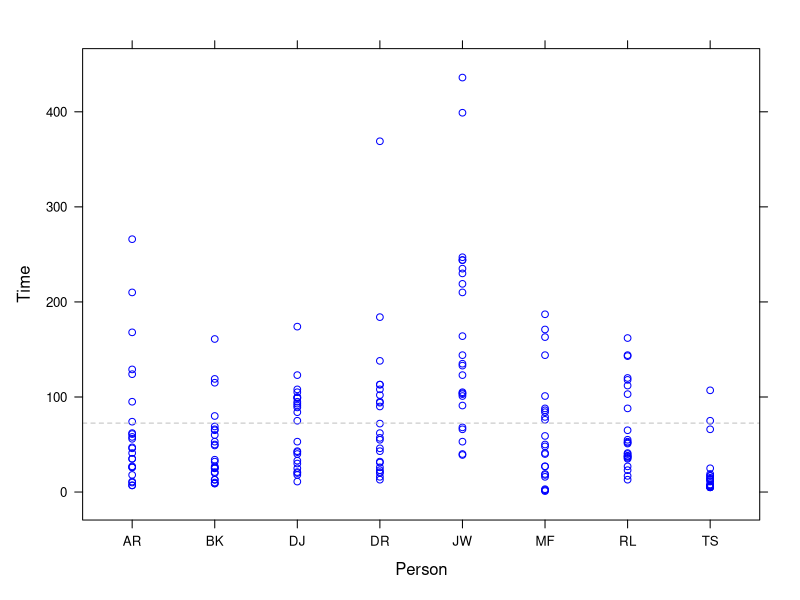
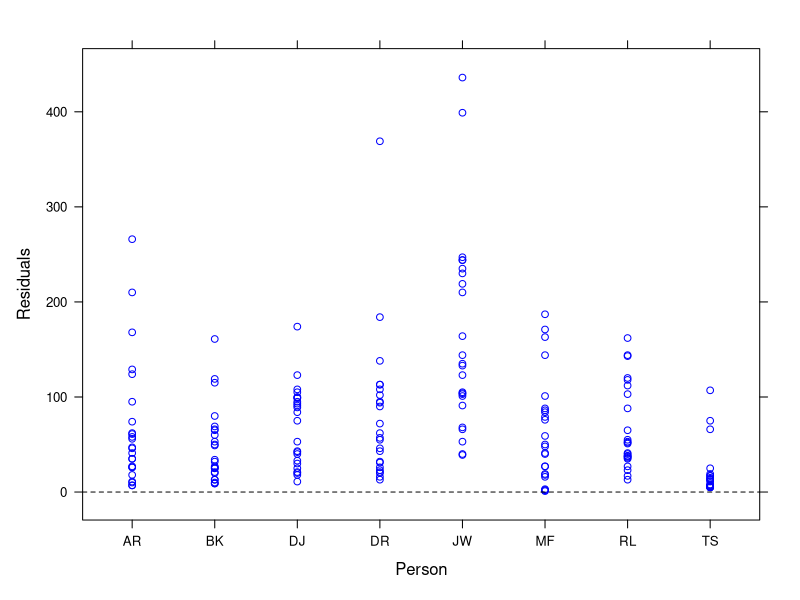
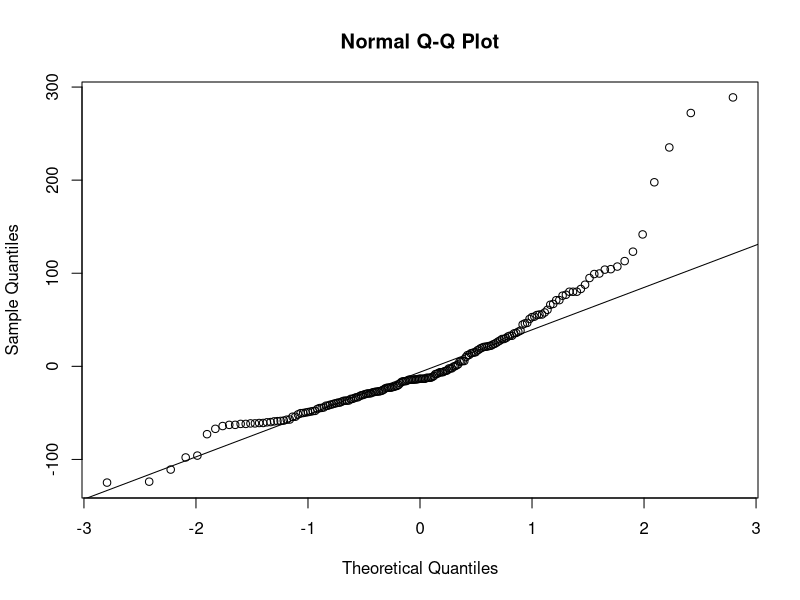
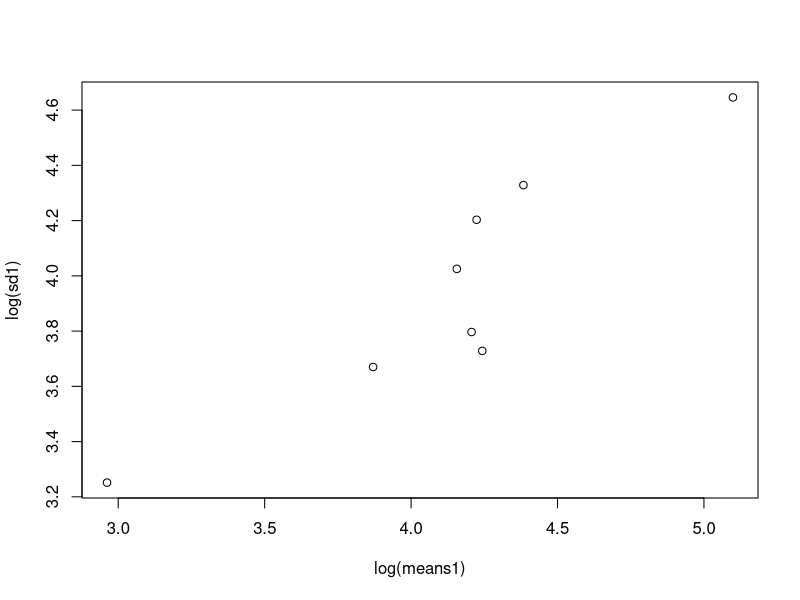
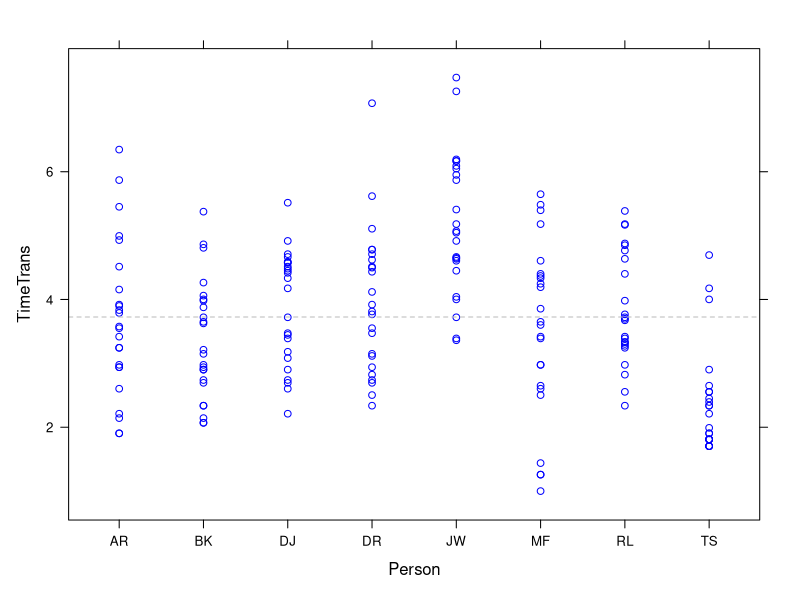
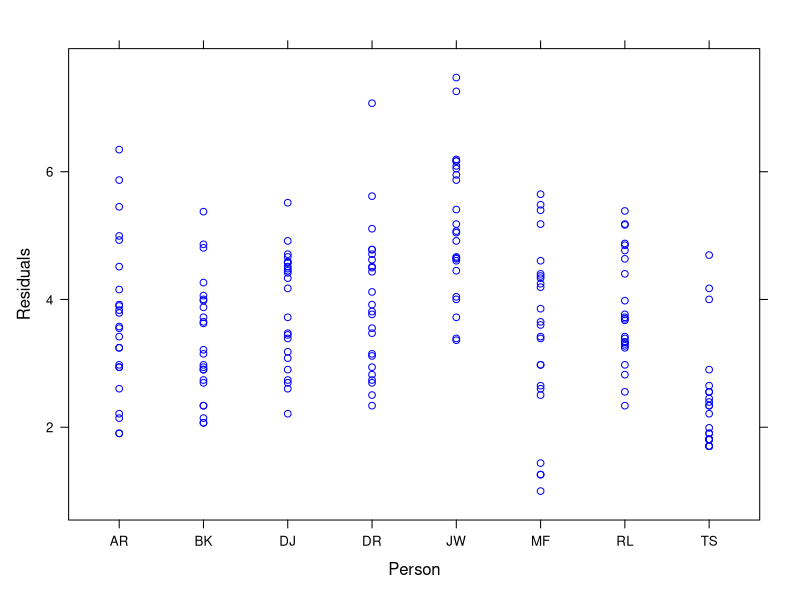
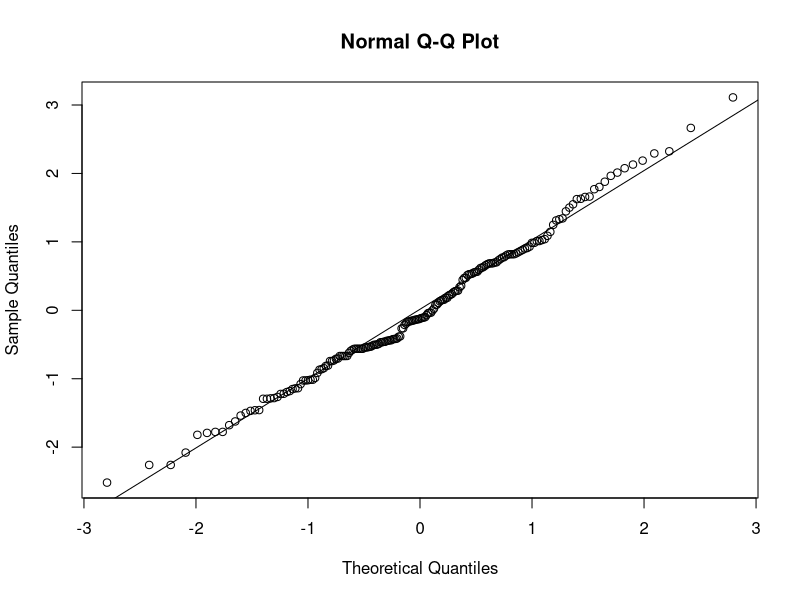
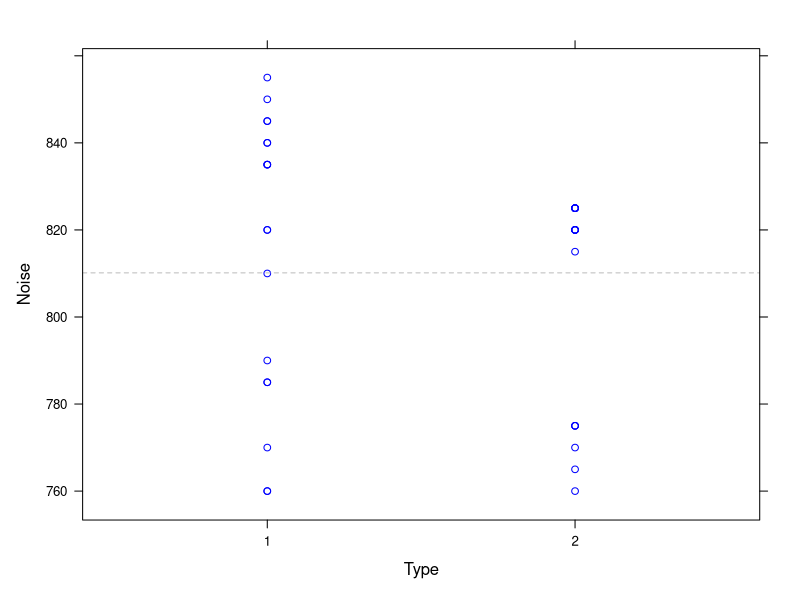

Here is the R script that generated these plots, in order:
## ---- chunk 1
knitr::opts_chunk$set(echo = TRUE)
## ---- chunk 2
setwd("C:/Users/aidan/IdeaProjects/DataScience/data")
knitr::opts_knit$set(root.dir = "C:/Users/aidan/IdeaProjects/DataScience/data")
#df1 <- read.csv("C:/Users/K1525058/Downloads/FantasyBaseball.csv", header = T, stringsAsFactors = T)
df1 <- read.csv("FantasyBaseball.csv", header = T, stringsAsFactors = T)
attach(df1)
library(lattice)
xyplot(Time~Person,df1,
       panel=function(x,y,col,...){
         panel.xyplot(x,y,col="blue",...)
         panel.abline(h=mean(Time),col="grey",lty=2)
       }
)
aov<-aov(Time~Person,data = df1)
xyplot(Time~Person,data=df1,
       panel=function(x,y,col,...){
         panel.xyplot(x,y,col="blue",...)
         panel.abline(h=0,lty=2)
       },
       ylab="Residuals"
)
qqnorm(aov$residuals)
qqline(aov$residuals)
## ---- chunk 3
means1 <- tapply(Time, Person, mean)
sd1 <- tapply(Time, Person, sd)
plot(log(sd1) ~ log(means1))
lm1 <- lm(log(sd1) ~ log(means1))
summary(lm1)
slope <- lm1$coefficients[2]
## ---- chunk 4
df1$TimeTrans <- Time ^ (1 - slope)
detach(df1)
attach(df1)
xyplot(TimeTrans~Person,data=df1,
       panel=function(x,y,col,...){
         panel.xyplot(x,y,col="blue",...)
         panel.abline(h=mean(TimeTrans),col="grey",lty=2)
       }
)
aov1<-aov(TimeTrans~Person,data = df1)
xyplot(TimeTrans~Person,data=df1,
       panel=function(x,y,col,...){
         panel.xyplot(x,y,col="blue",...)
         panel.abline(h=0,lty=2)
       },
       ylab="Residuals"
)
qqnorm(aov1$residuals)
qqline(aov1$residuals)



## ---- chunk 5
summary(aov1)
## ---- chunk 6
detach(df1)
attach(df1)
n<-tapply(TimeTrans,Person,length)
mean<-round(tapply(TimeTrans,Person,mean),2)
SD<-round(tapply(TimeTrans,Person,sd),2)
summary1 <- cbind(n, mean, SD)
summary1
errors<-aov1$residuals
MSE<-sum(errors^2)/(sum(n)-8)
t.crit<-qt(.975,sum(n)-8)
## ---- chunk 7
MSE
margin1.1 <- t.crit * sqrt(MSE) * sqrt(1/24 + 1/24)
paste0("(", (5.18 - 3.52) - margin1.1, ", ", (5.18 - 3.52) + margin1.1, ")")
## ---- chunk 8

effectSize<-(mean-mean(df1$TimeTrans))/sqrt(MSE)
effectSize
mean(df1$TimeTrans[Person == "TS"]) - mean(df1$TimeTrans[Person == "JW"])/sqrt(MSE)
## ---- chunk 9
LSD <- t.crit * sqrt(MSE) * sqrt(1/24 + 1/24)
LSD
diffs<-outer(mean,t(mean),"-")
diffs
## ---- chunk 10
detach()
df2 <- read.csv("AutoPollution.csv", header = T, stringsAsFactors = T)
df2$Type <- as.factor(df2$Type)
attach(df2)
library(lattice)
xyplot(Noise~Type,df2,
       panel=function(x,y,col,...){
         panel.xyplot(x,y,col="blue",...)
         panel.abline(h=mean(Noise),col="grey",lty=2)
       }
)
aov2<-aov(Noise~Type,data = df2)
xyplot(Noise~Type,data=df2,
       panel=function(x,y,col,...){
         panel.xyplot(x,y,col="blue",...)
         panel.abline(h=0,lty=2)
       },
       ylab="Residuals"
)
qqnorm(aov2$residuals)
qqline(aov2$residuals)
noiseSD <-tapply(Noise,Type,sd)
max(noiseSD)/min(noiseSD)
## ---- chunk 11
summary(aov2)
